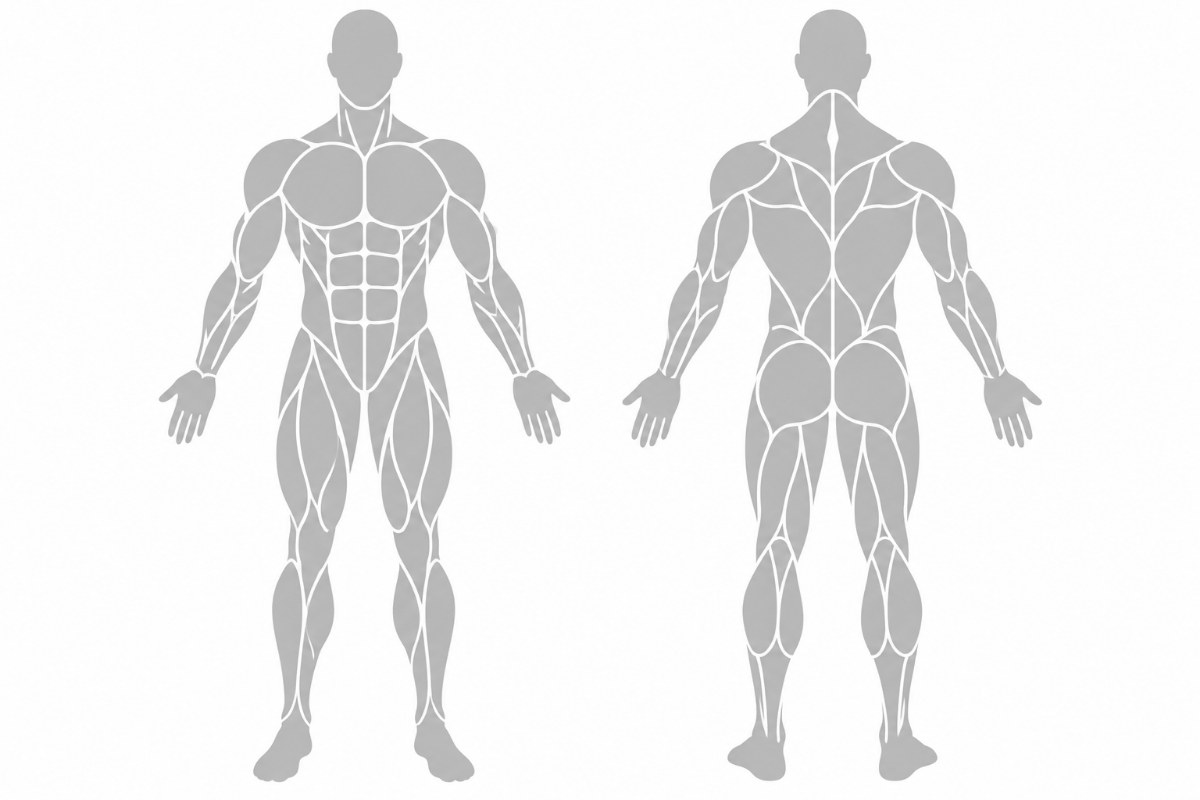
#> input picture assets/exercises/ironlog-muscles-base.jpg, 1200 x 800 px
$ python make_bodymap.py
#> lines starting #> are read from the running program, lines starting #| are printed output that depends on the picture; after the words box and inside, x2 and y2 are one past the last pixel; in counts of white or black regions, pixels touching at a corner belong together
#!/usr/bin/env python3
"""Make the game body map from the grey exercise muscle diagram.

Input : assets/exercises/ironlog-muscles-base.jpg (front + back, 1200 x 800)
Output: assets/game/ironlog-bodymap-key.png  colour key, 8 exact colours
        assets/game/bodymap-paths.json       one SVG path per skill (viewBox 0 0 1200 800)

How it works
1. Grey pixels are muscle, white pixels are background or the lines between
   muscles. Connected grey areas = one muscle each (scipy label).
2. SEEDS below put each muscle into a skill: the muscle under a seed point
   gets that skill. NOT_SKILL seeds mark the head, hands and feet. Any other
   small piece without a seed joins the nearest skill.
3. Two cuts fix muscles the drawing joins to a hand or foot:
   arm pixels below the wrist line and leg pixels below the ankle line are
   not a skill.
4. The key PNG paints each skill one flat colour (assets/game/README.md).
   The JSON holds simplified outlines (OpenCV contours) for SVG use.

Usage: python3 tools/make_bodymap.py            (run from the repo root)
"""
import json
from pathlib import Path

import cv2
import numpy as np
from PIL import Image
from scipy import ndimage as nd

ROOT = Path(__file__).resolve().parent.parent
BASE = ROOT / "assets/exercises/ironlog-muscles-base.jpg"
OUT_KEY = ROOT / "assets/game/ironlog-bodymap-key.png"
OUT_PATHS = ROOT / "assets/game/bodymap-paths.json"

# Key colours (assets/game/README.md). Order = drawing order.
KEY = {
    "Arms": (0, 0, 255), "Shoulders": (255, 255, 0), "Chest": (0, 255, 0),
    "Back": (0, 255, 255), "Core": (255, 0, 255), "Legs": (255, 0, 0),
}
NON_SKILL = (128, 128, 128)
WHITE = (255, 255, 255)

# One point inside each muscle, in base-image pixels (x, y).
# Front figure: x < 600. Back figure: x > 600.
SEEDS = {
    "Back": [(364, 128),                                  # front: upper traps
             (293, 232), (435, 233),                      # front: lats at the armpit
             (809, 138), (857, 138), (777, 187), (887, 187), (815, 196), (850, 195),
             (792, 252), (872, 252), (820, 321), (845, 321)],
    "Shoulders": [(270, 169), (458, 169), (740, 170), (924, 170)],
    "Chest": [(327, 186), (402, 186)],
    "Arms": [(260, 238), (468, 238), (237, 233), (505, 286), (219, 298), (246, 295), (224, 340),
             (488, 316), (512, 342), (731, 235), (933, 235), (707, 242), (957, 242),
             (681, 308), (983, 308), (957, 314), (675, 367)],
    "Core": [(315, 252), (413, 252), (346, 239), (382, 239), (346, 270), (382, 270),
             (347, 304), (381, 304), (351, 350), (377, 350), (316, 309), (412, 309),
             (778, 323), (885, 309), (888, 341)],
    "Legs": [(296, 365), (432, 365), (341, 399), (386, 399), (319, 475), (412, 430),
             (291, 463), (437, 464), (393, 493), (414, 548), (292, 542), (435, 543),
             (288, 628), (439, 628), (315, 635), (405, 612), (420, 677),
             (795, 385), (870, 385), (755, 446), (909, 447), (815, 447), (848, 447),
             (776, 483), (888, 482), (798, 510), (866, 510), (780, 557), (883, 557),
             (760, 607), (791, 613), (873, 613), (903, 607), (765, 721), (899, 721)],
}
HEADS_FEET = [(360, 57), (829, 55), (275, 750), (445, 750)]
HANDS = [(190, 403), (536, 403), (1010, 393)]   # a hand piece may run up the forearm
WRIST_Y = 372   # arm pixels below this are hand
ANKLE_Y = 738   # leg pixels below this are foot


def label_muscles(rgb):
    g = rgb.mean(axis=2)
    grey = (g < 200) & (g > 60)
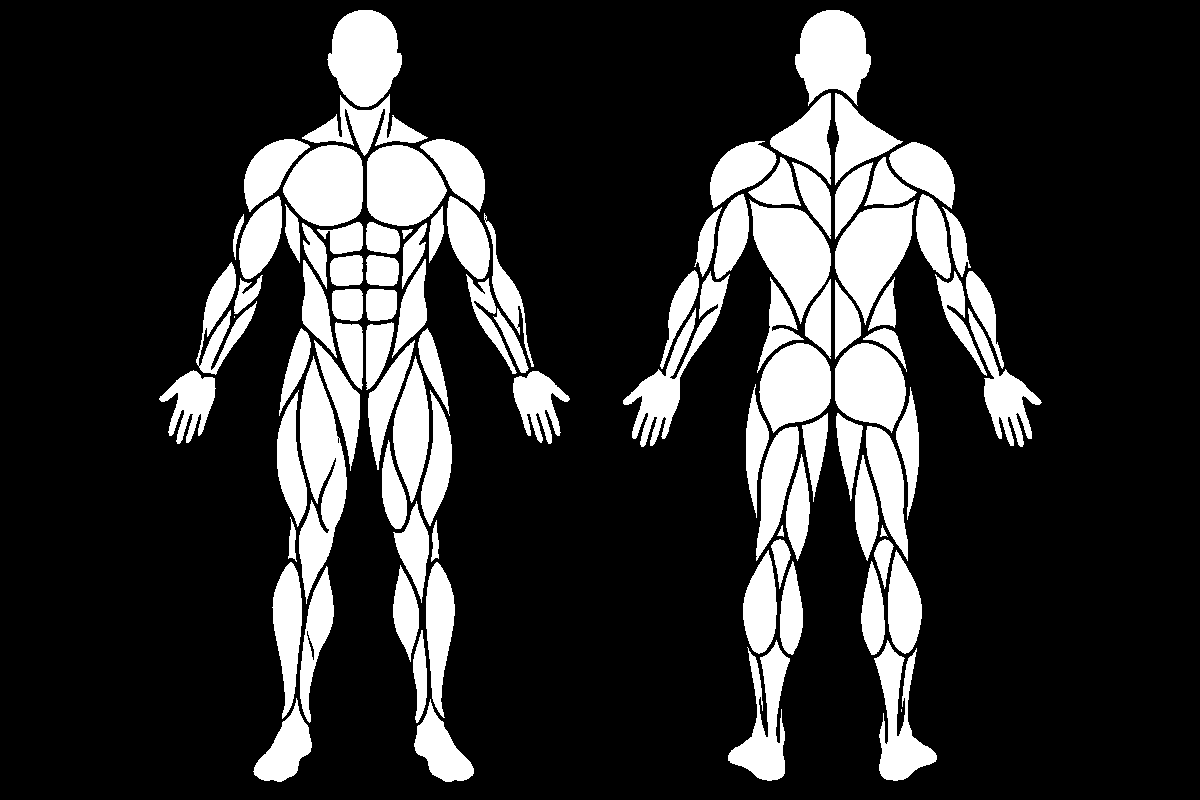
#> grey: shape (800, 1200) bool; 19.4% white; 97 white regions (2 under 20 px), largest, box (x1, y1, x2, y2) and area: (299, 356, 347, 604) 6467, (749, 199, 831, 324) 5547, (835, 200, 916, 325) 5495
    grey = nd.binary_opening(grey, iterations=1)
#> grey: shape (800, 1200) bool; 19.3% white; 103 white regions (4 under 20 px), largest, box (x1, y1, x2, y2) and area: (299, 359, 347, 598) 6443, (750, 201, 831, 322) 5541, (835, 201, 915, 322) 5487
    lab, _ = nd.label(grey)
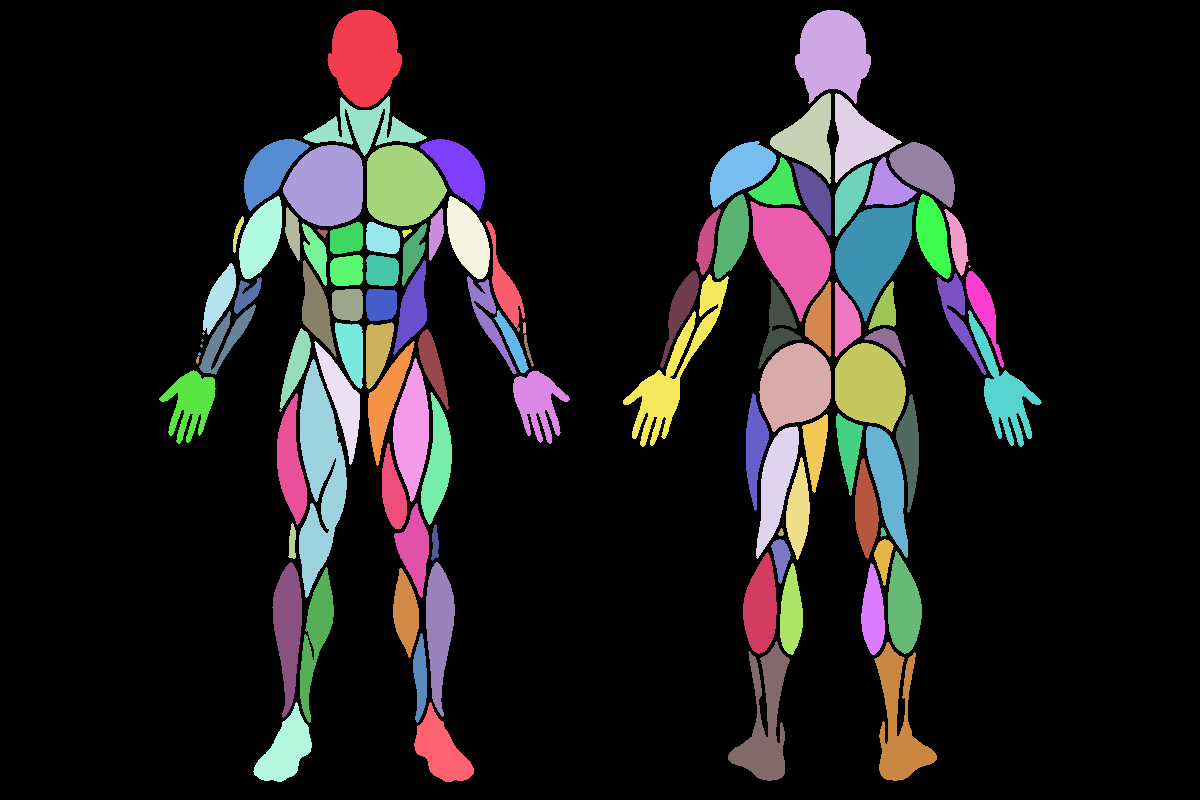
#> lab: shape (800, 1200) int32; 108 distinct labels, from 0 to 107; one colour per label, 0 black
    return grey, lab


def component_at(lab, x, y, r=15):
    """Label under (x, y), or the nearest one within r pixels."""
    if lab[y, x]:
        return lab[y, x]
    ys, xs = np.nonzero(lab[y - r:y + r + 1, x - r:x + r + 1])
    if len(ys) == 0:
        raise SystemExit(f"seed ({x}, {y}) is not on a muscle")
    i = np.argmin((ys - r) ** 2 + (xs - r) ** 2)
    return lab[y - r + ys[i], x - r + xs[i]]


def main():
    rgb = np.asarray(Image.open(BASE).convert("RGB")).astype(int)
    grey, lab = label_muscles(rgb)
    h, w = lab.shape
#> h = 800; w = 1200
    yy = np.arange(h)[:, None].repeat(w, axis=1)

    masks = {}
    for skill, pts in SEEDS.items():
        masks[skill] = np.isin(lab, list({component_at(lab, x, y) for x, y in pts}))
#> this loop made 6 passes
#> after the loop, masks = 6 items
    # Unseeded pieces (except head, hands, feet) join the nearest skill.
    names = list(SEEDS)
    owner = np.zeros(lab.shape, dtype=np.int8)          # 0 = none, i+1 = names[i]
    for i, n in enumerate(names):
        owner[masks[n]] = i + 1
    hands = np.isin(lab, list({component_at(lab, x, y) for x, y in HANDS}))
#> hands: shape (800, 1200) bool; 0.77% white; 3 white regions, box (x1, y1, x2, y2) and area: (968, 310, 1042, 447) 2954, (513, 371, 570, 444) 2232, (159, 370, 216, 444) 2210
    not_skill = np.isin(lab, list({component_at(lab, x, y) for x, y in HEADS_FEET}))
#> not_skill: shape (800, 1200) bool; 1.6% white; 4 white regions, box (x1, y1, x2, y2) and area: (327, 10, 402, 107) 5335, (795, 10, 871, 104) 5082, (414, 702, 474, 782) 2383, (253, 702, 312, 782) 2364
    not_skill |= hands & (yy > WRIST_Y)                 # forearm part of a hand piece is Arms
#> not_skill: shape (800, 1200) bool; 2.3% white; 7 white regions, largest, box (x1, y1, x2, y2) and area: (327, 10, 402, 107) 5335, (795, 10, 871, 104) 5082, (414, 702, 474, 782) 2383
    loose = grey & (owner == 0) & ~not_skill
#> loose: shape (800, 1200) bool; 0.1% white; 16 white regions (9 under 20 px), largest, box (x1, y1, x2, y2) and area: (968, 310, 999, 373) 595, (523, 322, 534, 367) 128, (317, 229, 328, 238) 51
    _, (iy, ix) = nd.distance_transform_edt(owner == 0, return_indices=True)
    owner[loose] = owner[iy[loose], ix[loose]]
    for i, n in enumerate(names):
        masks[n] = owner == i + 1
    for skill in names:
        m = masks[skill]
        if skill == "Arms":
            m &= yy <= WRIST_Y
        if skill == "Legs":
            m &= yy <= ANKLE_Y
        masks[skill] = m
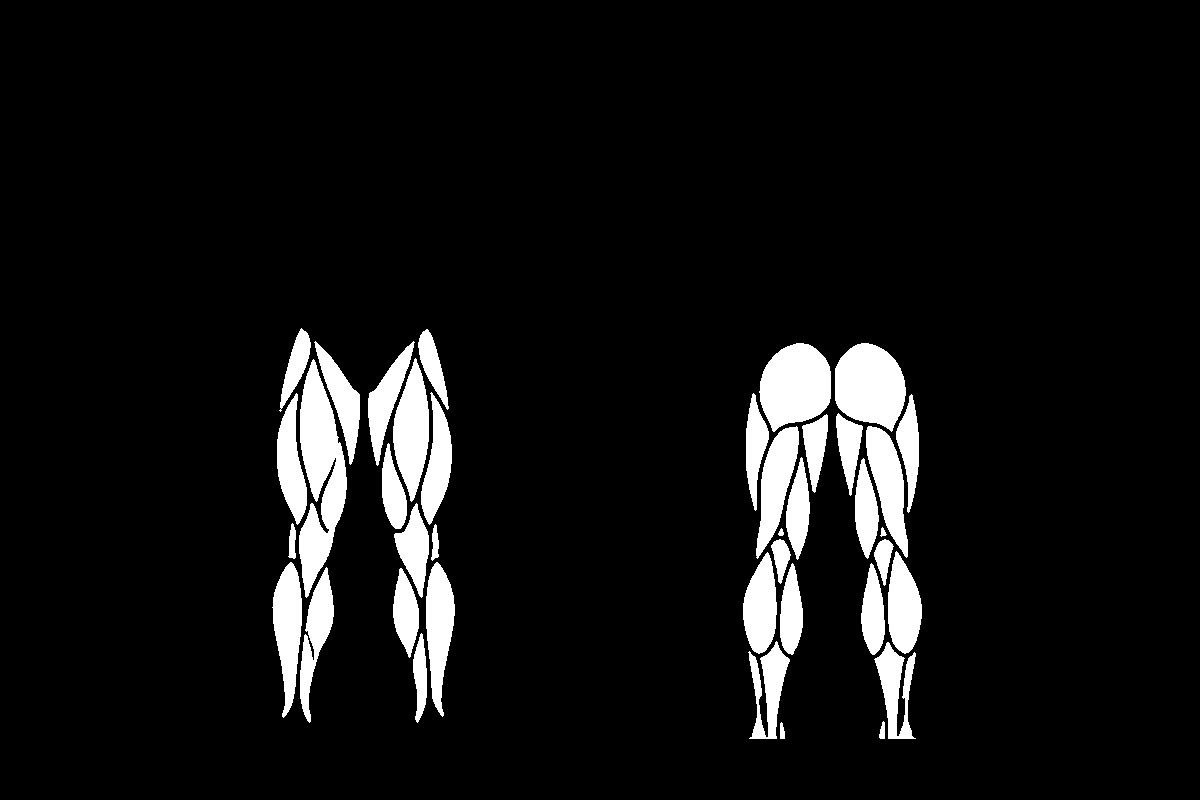
#> m: shape (800, 1200) bool; 7.4% white; 39 white regions, largest, box (x1, y1, x2, y2) and area: (299, 359, 347, 598) 6443, (759, 343, 831, 432) 4737, (835, 343, 906, 432) 4702

    key = np.full((h, w, 3), WHITE, dtype=np.uint8)
    key[grey] = NON_SKILL
    for skill, m in masks.items():
        key[m] = KEY[skill]
#> this loop made 6 passes
#> skill on passes 1 to 6: 'Back', 'Shoulders', 'Chest', 'Arms', 'Core', 'Legs'
    OUT_KEY.parent.mkdir(parents=True, exist_ok=True)
    Image.fromarray(key).save(OUT_KEY, optimize=True)

    # SVG outlines: one path per skill, plus the non-skill parts.
    def to_path(mask):
        cs, _ = cv2.findContours(mask.astype(np.uint8), cv2.RETR_EXTERNAL, cv2.CHAIN_APPROX_SIMPLE)
        parts = []
        for c in cs:
            if cv2.contourArea(c) < 40:
                continue
            c = cv2.approxPolyDP(c, 1.6, True).reshape(-1, 2)
            parts.append("M" + " ".join(f"{x} {y}" for x, y in c) + "Z")
        return "".join(parts)

    any_skill = np.zeros_like(grey)
    for m in masks.values():
        any_skill |= m
#> this loop made 6 passes
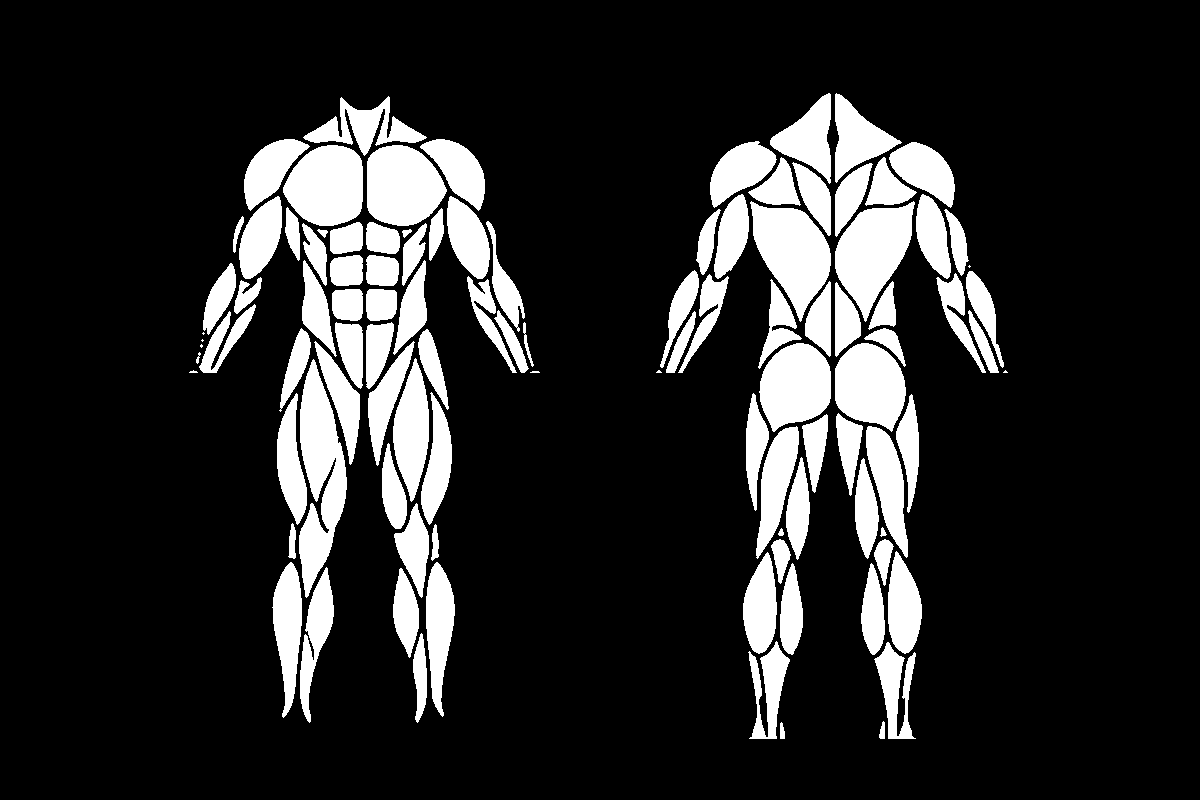
#> any_skill: shape (800, 1200) bool; 16.4% white; 104 white regions (8 under 20 px)
    paths = {skill: to_path(m) for skill, m in masks.items()}
#> paths = 6 items
    paths["none"] = to_path(grey & ~any_skill)
#> in to_path (call 7), `cs, _ = cv2.findContours(mask.astype(np.uint8), cv2.RETR_EXTERNAL, cv2..`: cs = 13 contours, 3 with area under 20; largest, box (x1, y1, x2, y2) and area: (327, 10, 402, 107) 5211, (795, 10, 871, 104) 4946, (414, 702, 474, 782) 2288, (253, 702, 312, 782) 2268, (623, 373, 682, 447) 2190
    OUT_PATHS.write_text(json.dumps({"viewBox": f"0 0 {w} {h}", "source": BASE.name,
                                     "paths": paths}, indent=1))
    sizes = {k: len(v) for k, v in paths.items()}
#> sizes = {'Back': 990, 'Shoulders': 420, 'Chest': 234, 'Arms': 1614, 'Core': 959, 'Legs': 2981, 'none': 1775}
    print(f"key: {OUT_KEY.relative_to(ROOT)}  paths: {OUT_PATHS.relative_to(ROOT)}  chars: {sizes}")
#| key: assets/game/ironlog-bodymap-key.png  paths: assets/game/bodymap-paths.json  chars: {'Back': 990, 'Shoulders': 420, 'Chest': 234, 'Arms': 1614, 'Core': 959, 'Legs': 2981, 'none': 1775}


if __name__ == "__main__":
    main()
